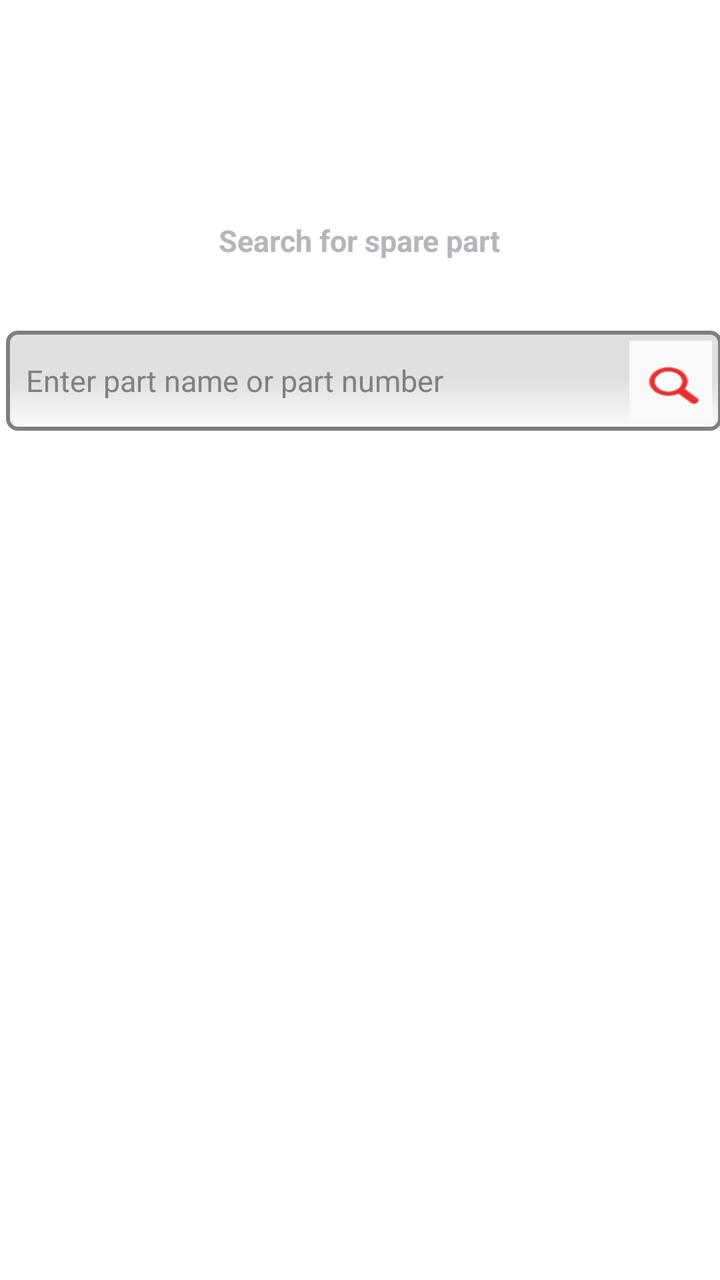
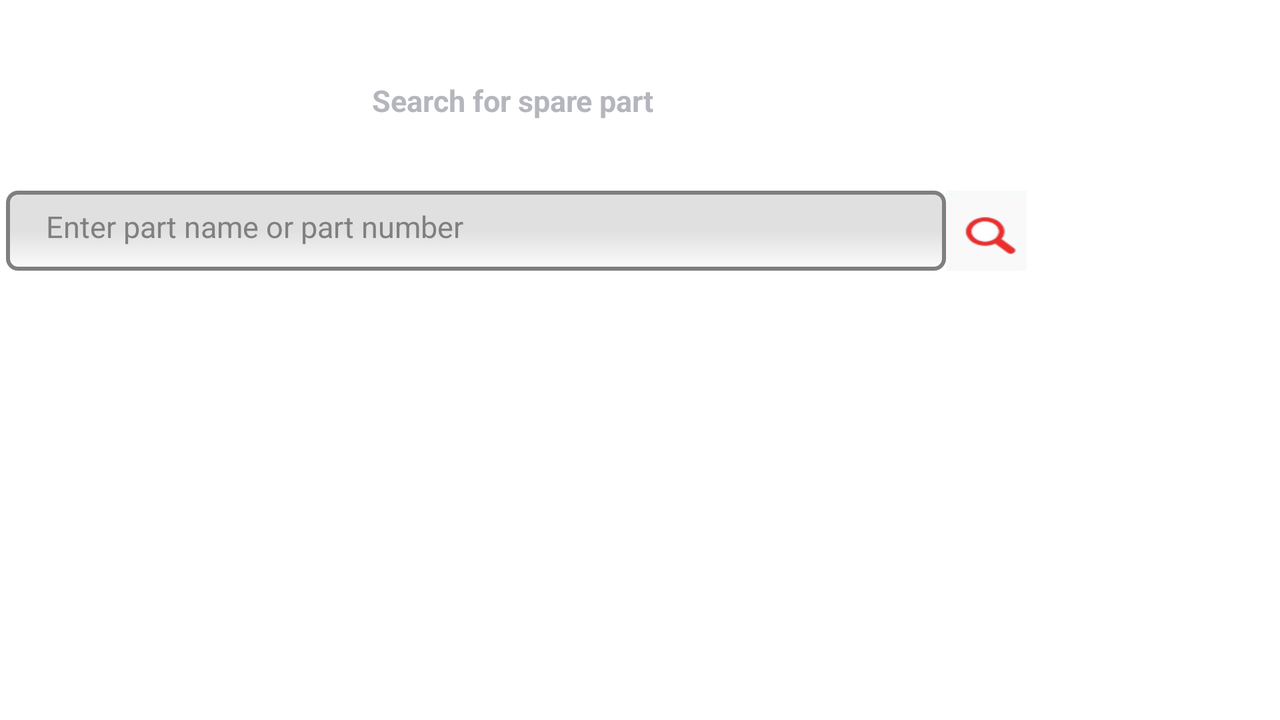

First picture: res/layout/ on a phone held upright. Second picture: the repository's own variant of that layout, on a device whose configuration matches the variant's folder. Source for both follows.
<!-- AndroidManifest.xml: application theme CustomActionBarTheme -->
<!-- res/layout/my_vehicle_screen.xml -->
<?xml version="1.0" encoding="utf-8"?>

<RelativeLayout xmlns:android="http://schemas.android.com/apk/res/android"
    xmlns:app="http://schemas.android.com/apk/res/com.betasoft.ToyotaMobi"
    android:layout_width="match_parent"
    android:layout_height="match_parent"
    android:background="#fff" >

   

    <LinearLayout
        android:layout_width="match_parent"
        android:layout_height="wrap_content" 
        android:gravity="center"
        android:orientation="vertical"
     
        >

        <TextView
            android:id="@+id/txtCenter"
            android:layout_width="wrap_content"
            android:layout_height="wrap_content"
        
            android:layout_marginTop="110dp"
            android:text="Search for spare part"
            android:textColor="#B5B6BD"
            android:textSize="15sp"
            android:textStyle="bold" />
<RelativeLayout 
    android:layout_width="match_parent"
android:layout_height="wrap_content"
android:orientation="horizontal"
android:layout_gravity="center"
android:layout_marginLeft="2dp"
>

    
<EditText
android:id="@+id/part_name"
android:layout_width="match_parent"
android:layout_height="50dp" 
android:layout_marginTop="35dp"
android:background="@drawable/registeration_border"
android:hint="Enter part name or part number"
android:inputType="text"
android:paddingBottom="12dp"
android:paddingLeft="10dp"
android:paddingRight="70dp"
android:paddingTop="12dp"
android:textSize="15sp" >

<requestFocus />
</EditText>
<ImageButton
android:id="@+id/searchicon"
android:layout_width="wrap_content"
android:layout_height="40dp"
android:layout_alignParentRight="true"
android:layout_marginRight="5dp"
android:layout_marginTop="40dp"
android:background="@drawable/search_icon2" />

</RelativeLayout>
       
       
    </LinearLayout>

   
</RelativeLayout>
<!-- resources referenced by this layout -->
<resources>
  <!-- drawable registeration_border (drawable-hdpi) -->
  <shape xmlns:android="http://schemas.android.com/apk/res/android" android:shape="rectangle" >
    <gradient 
        android:startColor="#FBFBFB"
        android:centerColor="#E0E0E0"
        android:endColor="#E0E0E0"
        android:angle="90"
        />
    <corners 
        android:radius="5dp"
        />
     <stroke android:width="2dp" android:color="#7F7F7F"/>
  </shape>
  <!-- drawable search_icon2: png bitmap (drawable-hdpi, 5007 bytes) -->
  <style name="CustomActionBarTheme" parent="@android:style/Theme.Holo.Light.DarkActionBar">
          <item name="android:actionBarStyle">@style/MyActionBar</item>
          
      </style>
  <style name="MyActionBar" parent="@android:style/Widget.Holo.Light.ActionBar.Solid.Inverse">
        <item name="android:activatedBackgroundIndicator">@drawable/listclick</item>
          
        <item name="android:actionBarStyle">@style/MyActionBar</item>
         <item name="android:background">#b80201</item>
          <item name="android:actionMenuTextColor">@color/color_accent</item>
          <item name="android:displayOptions">showHome|homeAsUp|showTitle</item>
          
          <item name="android:gravity">center</item>
  
  <item name="android:icon">@android:color/transparent</item> 
          
      </style>
  <!-- drawable listclick (drawable-hdpi) -->
  <?xml version="1.0" encoding="utf-8"?>
  
  <selector xmlns:android="http://schemas.android.com/apk/res/android">
      <item android:state_focused="true" android:drawable="@color/red" /> 
      <item android:state_focused="true" android:state_pressed="true" android:drawable="@color/red" /> 
      <item android:state_pressed="true" android:drawable="@color/red" /> 
   <item android:state_activated="true" android:drawable="@color/red"/>
  <item android:drawable="@android:color/transparent" />
  </selector>
  <color name="color_accent">#4CAF50</color>
  <color name="red">#b60202</color>
</resources>
<!-- res/layout-land/my_vehicle_screen.xml (the repository's variant of the layout above) -->
<!-- drawn on the phone turned sideways -->
<?xml version="1.0" encoding="utf-8"?>

<RelativeLayout xmlns:android="http://schemas.android.com/apk/res/android"
    xmlns:app="http://schemas.android.com/apk/res/com.betasoft.ToyotaMobi"
    android:layout_width="match_parent"
    android:layout_height="match_parent"
    android:background="#fff" >

   

    <LinearLayout
        android:layout_width="wrap_content"
        android:layout_height="wrap_content" 
        android:gravity="center"
        android:orientation="vertical"
     
        >

        <TextView
            android:id="@+id/txtCenter"
            android:layout_width="wrap_content"
            android:layout_height="wrap_content"
            android:layout_marginTop="40dp"
            android:text="Search for spare part"
            android:textColor="#B5B6BD"
            android:textSize="15sp"
            android:textStyle="bold" />
<LinearLayout 
    android:layout_width="wrap_content"
    android:layout_height="wrap_content"
    android:orientation="horizontal"
    android:layout_gravity="center"
   android:layout_marginLeft="2dp"
    >
        <EditText
            android:id="@+id/part_name"
            android:layout_width="470dp"
            android:layout_height="40dp"
           
            android:layout_marginTop="35dp"
            android:background="@drawable/registeration_border"
            android:hint="Enter part name or part number"
            android:inputType="text"
            android:paddingBottom="12dp"
            android:paddingLeft="20dp"
            android:paddingTop="12dp"
            android:textSize="15sp" >

            <requestFocus />
        </EditText>
        <ImageButton 
            android:layout_width="wrap_content"
            android:layout_height="40dp"
            android:background="@drawable/search_icon2"
            android:layout_marginTop="35dp"
            android:id="@+id/searchicon"
            
            />
</LinearLayout>
       
       
    </LinearLayout>

   
</RelativeLayout>
